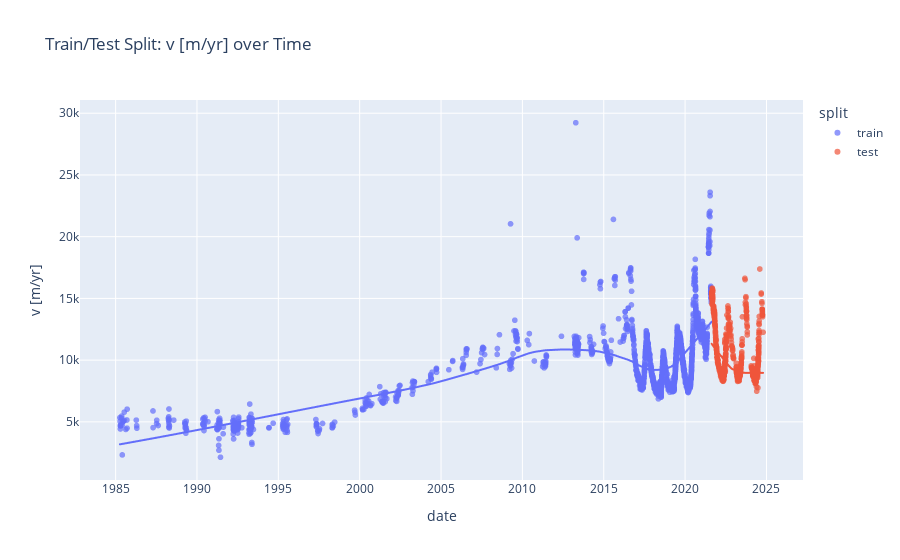

Notebook code for this chart:
### Code cell
plot_df = pd.DataFrame({
    'date': pd.concat([X_train['mid_date'], X_test['mid_date']]),
    'v [m/yr]': pd.concat([y_train, y_test]),
    'split': ['train'] * len(X_train) + ['test'] * len(X_test)
})

fig = px.scatter(
    plot_df,
    x='date',
    y='v [m/yr]',
    color='split',
    title='Train/Test Split: v [m/yr] over Time',
    opacity=0.7,
    trendline='lowess',
)
fig.show()

### Figure 1 — Plotly figure (JSON) as saved in the notebook; plotly's stock layout.template omitted (floating-point values rounded to 4 significant figures; data arrays with more than 128 entries replaced by an {"elided": "..."} marker saying what was removed)
{"data": [{"hovertemplate": "split=train<br>date=%{x}<br>v [m/yr]=%{y}<extra></extra>", "legendgroup": "train", "marker": {"color": "#636efa", "opacity": 0.7, "symbol": "circle"}, "mode": "markers", "name": "train", "showlegend": true, "type": "scattergl", "x": {"elided": "2554 str values"}, "xaxis": "x", "y": {"elided": "2554 int values"}, "yaxis": "y"}, {"hovertemplate": "<b>LOWESS trendline</b><br><br>split=train<br>date=%{x}<br>v [m/yr]=%{y} <b>(trend)</b><extra></extra>", "legendgroup": "train", "marker": {"color": "#636efa", "symbol": "circle"}, "mode": "lines", "name": "train", "showlegend": false, "type": "scattergl", "x": {"elided": "2554 str values"}, "xaxis": "x", "y": {"elided": "2554 float values"}, "yaxis": "y"}, {"hovertemplate": "split=test<br>date=%{x}<br>v [m/yr]=%{y}<extra></extra>", "legendgroup": "test", "marker": {"color": "#EF553B", "opacity": 0.7, "symbol": "circle"}, "mode": "markers", "name": "test", "showlegend": true, "type": "scattergl", "x": {"elided": "1095 str values"}, "xaxis": "x", "y": {"elided": "1095 int values"}, "yaxis": "y"}, {"hovertemplate": "<b>LOWESS trendline</b><br><br>split=test<br>date=%{x}<br>v [m/yr]=%{y} <b>(trend)</b><extra></extra>", "legendgroup": "test", "marker": {"color": "#EF553B", "symbol": "circle"}, "mode": "lines", "name": "test", "showlegend": false, "type": "scattergl", "x": {"elided": "1095 str values"}, "xaxis": "x", "y": {"elided": "1095 float values"}, "yaxis": "y"}], "layout": {"legend": {"title": {"text": "split"}, "tracegroupgap": 0}, "title": {"text": "Train/Test Split: v [m/yr] over Time"}, "xaxis": {"anchor": "y", "domain": [0, 1], "title": {"text": "date"}}, "yaxis": {"anchor": "x", "domain": [0, 1], "title": {"text": "v [m/yr]"}}}}
